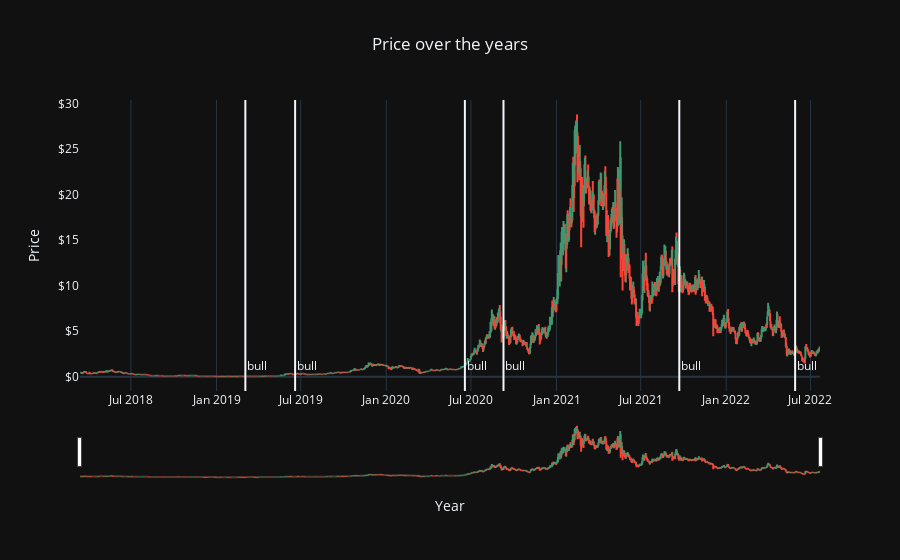

The code cell stored with this chart in its notebook:
### Markdown cell above
### Synthetix

### Code cell
#Bull from 2019-03-04 (25.41%) to 2019-06-12 (-25.04%)
#Bull from 2019-06-19 (27.79%) to 2020-01-05 (-20.36%)
#Bull from 2020-06-18 (23.63%) to 2020-09-02 (-25.7%)
#Bull from 2020-09-09 (34.27%) to 2021-02-22 (-20.85%)
#Bull from 2021-09-22 (23.55%) to 2022-01-21 (-21.17%)
#Bull from 2022-05-29 (35.48%) to present

raw_data=pd.read_csv('Synthetix.csv')
raw_data.Date = pd.to_datetime(raw_data.Date)
raw_data["prevClose"] = raw_data.Close.shift(1)
raw_data['change'] = raw_data[['Open','prevClose']].pct_change(axis=1)['prevClose']
result = raw_data.loc[abs(raw_data['change']) > 0.20]
result.loc[:,('change')] = result.loc[:,('change')].multiply(100).round(2).astype(str) + "%"

def date_format(df):
    if isinstance(df, pd.DataFrame):
        if 'Date' in df.columns:
            df.Date = pd.to_datetime(df.Date)
            df[['Year','Month','Day']] = df.Date.apply(lambda x: pd.Series(x.strftime("%Y-%m-%d").split("-")))
    else:
        print("Invalid entry")
    return df
data=date_format(raw_data)
data['Close']=data['Close'].astype(float)
data['Open']=data['Open'].astype(float)
data['High']=data['High'].astype(float)
data['Low']=data['Low'].astype(float)
data['Year']=data['Year'].astype(int)
data['Month']=data['Month'].astype(int)
data['Day']=data['Day'].astype(int)

fig = go.Figure(data=go.Ohlc(x=data['Date'],
                open=data['Open'],
                high=data['High'],
                low=data['Low'],
                close=data['Close']))

fig.update_layout(template='plotly_dark',
    title='Price over the years',
    xaxis_title="Year",
    yaxis_title='Price',title_x=0.5,
    shapes = [dict(x0='2019-03-04', x1='2019-03-04', y0=0, y1=1, xref='x', yref='paper',line_width=2),
             dict(x0='2019-06-19', x1='2019-06-19', y0=0, y1=1, xref='x', yref='paper',line_width=2),
             dict(x0='2020-06-18', x1='2020-06-18', y0=0, y1=1, xref='x', yref='paper',line_width=2),
             dict(x0='2020-09-09', x1='2020-09-09', y0=0, y1=1, xref='x', yref='paper',line_width=2),
             dict(x0='2021-09-22', x1='2021-09-22', y0=0, y1=1, xref='x', yref='paper',line_width=2),
             dict(x0='2022-05-29', x1='2022-05-29', y0=0, y1=1, xref='x', yref='paper',line_width=2)],
    annotations=[dict(x='2019-03-04', y=0.05, xref='x', yref='paper',showarrow=False, xanchor='left', text='bull'),
                dict(x='2019-06-19', y=0.05, xref='x', yref='paper',showarrow=False, xanchor='left', text='bull'),
                dict(x='2020-06-18', y=0.05, xref='x', yref='paper',showarrow=False, xanchor='left', text='bull'),
                dict(x='2020-09-09', y=0.05, xref='x', yref='paper',showarrow=False, xanchor='left', text='bull'),
                dict(x='2021-09-22', y=0.05, xref='x', yref='paper',showarrow=False, xanchor='left', text='bull'),
                dict(x='2022-05-29', y=0.05, xref='x', yref='paper',showarrow=False, xanchor='left', text='bull')]
)

fig.update_yaxes( # the y-axis is in dollars
    tickprefix="$", showgrid=False
)

fig.update_xaxes(
     showgrid=True
)

fig.show()

### Figure 1 — Plotly figure (JSON) as saved in the notebook; plotly's stock layout.template omitted (floating-point values rounded to 4 significant figures; data arrays with more than 128 entries replaced by an {"elided": "..."} marker saying what was removed)
{"data": [{"close": {"elided": "1591 float values"}, "high": {"elided": "1591 float values"}, "low": {"elided": "1591 float values"}, "open": {"elided": "1591 float values"}, "type": "ohlc", "x": {"elided": "1591 str values"}}], "layout": {"annotations": [{"showarrow": false, "text": "bull", "x": "2019-03-04", "xanchor": "left", "xref": "x", "y": 0.05, "yref": "paper"}, {"showarrow": false, "text": "bull", "x": "2019-06-19", "xanchor": "left", "xref": "x", "y": 0.05, "yref": "paper"}, {"showarrow": false, "text": "bull", "x": "2020-06-18", "xanchor": "left", "xref": "x", "y": 0.05, "yref": "paper"}, {"showarrow": false, "text": "bull", "x": "2020-09-09", "xanchor": "left", "xref": "x", "y": 0.05, "yref": "paper"}, {"showarrow": false, "text": "bull", "x": "2021-09-22", "xanchor": "left", "xref": "x", "y": 0.05, "yref": "paper"}, {"showarrow": false, "text": "bull", "x": "2022-05-29", "xanchor": "left", "xref": "x", "y": 0.05, "yref": "paper"}], "shapes": [{"line": {"width": 2}, "x0": "2019-03-04", "x1": "2019-03-04", "xref": "x", "y0": 0, "y1": 1, "yref": "paper"}, {"line": {"width": 2}, "x0": "2019-06-19", "x1": "2019-06-19", "xref": "x", "y0": 0, "y1": 1, "yref": "paper"}, {"line": {"width": 2}, "x0": "2020-06-18", "x1": "2020-06-18", "xref": "x", "y0": 0, "y1": 1, "yref": "paper"}, {"line": {"width": 2}, "x0": "2020-09-09", "x1": "2020-09-09", "xref": "x", "y0": 0, "y1": 1, "yref": "paper"}, {"line": {"width": 2}, "x0": "2021-09-22", "x1": "2021-09-22", "xref": "x", "y0": 0, "y1": 1, "yref": "paper"}, {"line": {"width": 2}, "x0": "2022-05-29", "x1": "2022-05-29", "xref": "x", "y0": 0, "y1": 1, "yref": "paper"}], "title": {"text": "Price over the years", "x": 0.5}, "xaxis": {"showgrid": true, "title": {"text": "Year"}}, "yaxis": {"showgrid": false, "tickprefix": "$", "title": {"text": "Price"}}}}
